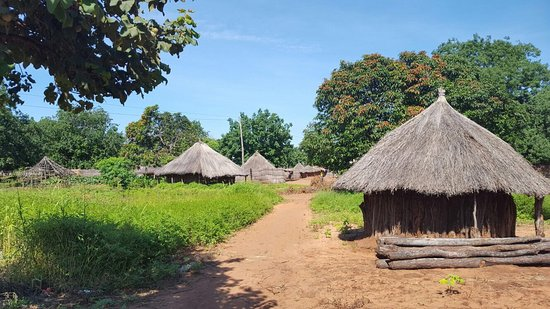
#> input picture opencv/Basics/photo1.jpg, 550 x 309 px
$ python 11_mask.py
#> lines starting #> are read from the running program, lines starting #| are printed output that depends on the picture; after the words box and inside, x2 and y2 are one past the last pixel; in counts of white or black regions, pixels touching at a corner belong together
# Create_masking

import numpy as np
import argparse
import cv2

# Consturct the argument parse and parse the arguments
ap = argparse.ArgumentParser()
ap.add_argument("-i", "--image", type=str, default="photo1.jpg", help = "path to the input image")
args = vars(ap.parse_args())


image = cv2.imread(args['image'])
#> image is the input picture: shape (309, 550, 3); mean B, G, R 114.3, 127.3, 118.4
image = cv2.resize(image, (500,300))
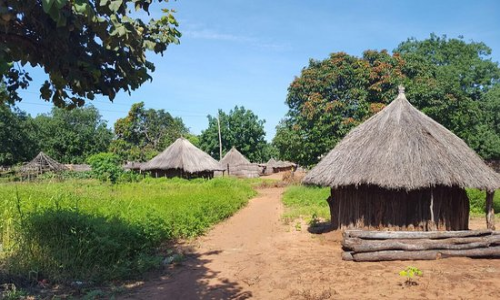
#> image: shape (300, 500, 3); mean B, G, R 114.2, 127.2, 118.3
cv2.imshow("Original", image)
# cv2.waitKey(0)

mask = np.zeros(image.shape[:2], dtype="uint8")
cv2.imshow("Mask", mask)

cv2.rectangle(img = mask, pt1 = (0, 0), pt2 = (300, 200), color = 255, thickness = -1)
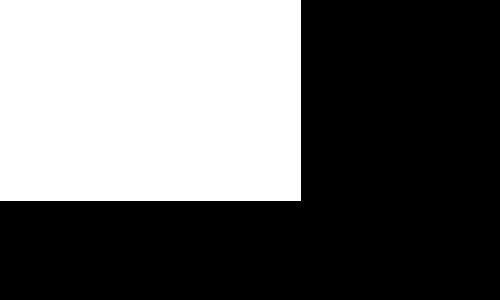
#> mask: shape (300, 500); 40.3% white; 1 white region, box (x1, y1, x2, y2) and area: (0, 0, 301, 201) 60501
cv2.imshow("Mask_rectange", mask)

masked = cv2.bitwise_and(image, image, mask=mask)
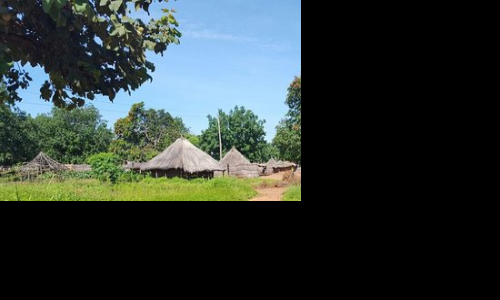
#> masked: shape (300, 500, 3); mean B, G, R 52.6, 54.4, 45.1
cv2.imshow("Mask applied to image", masked)
cv2.waitKey(0)
